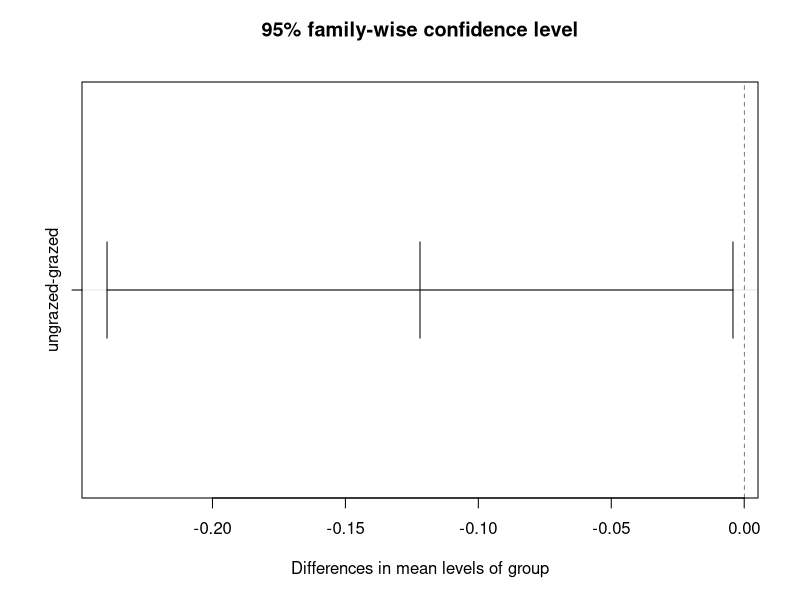
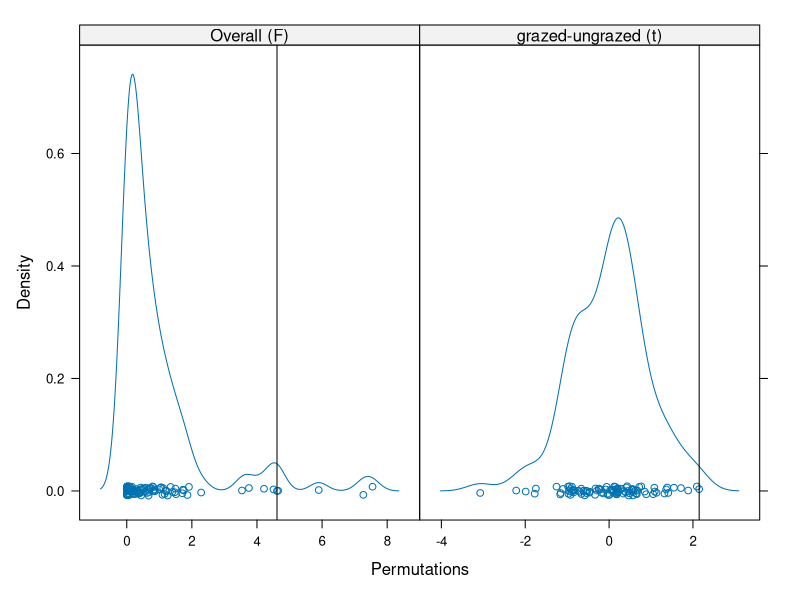
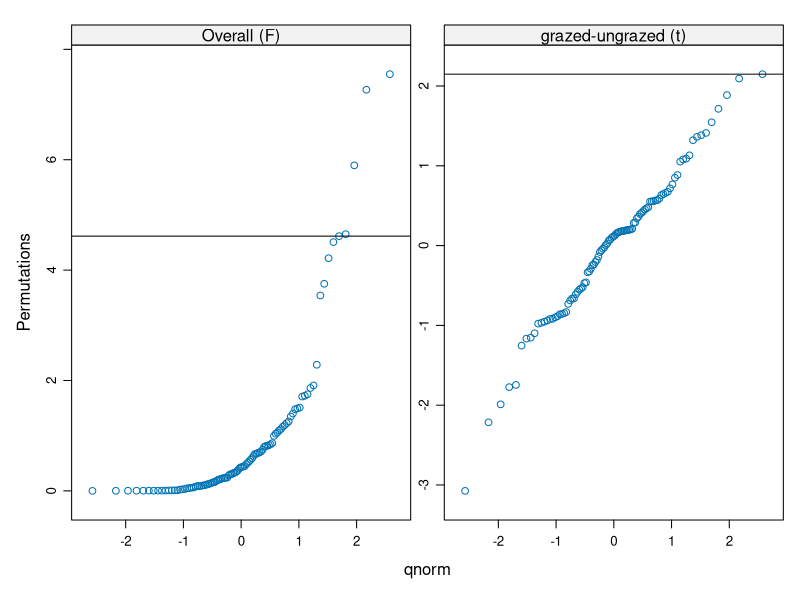

The R script that drew these images, in order:
library(vegan)


### Name: permutest.betadisper
### Title: Permutation test of multivariate homogeneity of groups
###   dispersions (variances)
### Aliases: permutest.betadisper
### Keywords: methods multivariate

### ** Examples

data(varespec)

## Bray-Curtis distances between samples
dis <- vegdist(varespec)

## First 16 sites grazed, remaining 8 sites ungrazed
groups <- factor(c(rep(1,16), rep(2,8)), labels = c("grazed","ungrazed"))

## Calculate multivariate dispersions
mod <- betadisper(dis, groups)
mod

## Perform test
anova(mod)

## Permutation test for F
pmod <- permutest(mod, permutations = 99, pairwise = TRUE)

## Tukey's Honest Significant Differences
(mod.HSD <- TukeyHSD(mod))
plot(mod.HSD)

## Has permustats() method
pstat <- permustats(pmod)
densityplot(pstat, scales = list(x = list(relation = "free")))
qqmath(pstat, scales = list(relation = "free"))
